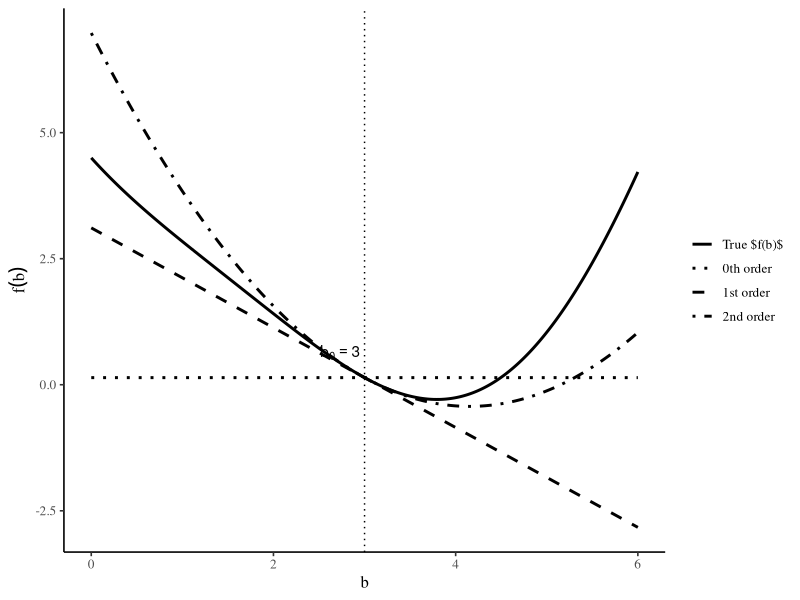

Write R code to recreate this figure.
## ---- chunk 1
#| label: fig-taylor
#| echo: false
#| fig-cap: "Taylor series expansions of a smooth function $f(b)$."
#| fig-width: 6
#| fig-height: 4
#| warning: false

library(ggplot2)

# f derivatives
f  <- function(b) sin(b) + 0.5*(b - 3)^2
f1 <- function(b) cos(b) +       (b - 3)
f2 <- function(b) -sin(b) + 1   

# expand around 3
b0 <- 3

# plotting
b <- seq(0, 6, length.out = 300)

# 4. Build data frame in "long" form
df <- data.frame(
  b = rep(b, 4),
  y = c(
    f(b),                             # true
    rep(f(b0), length(b)),           # 0th order
    f(b0) + f1(b0)*(b - b0),         # 1st order
    f(b0) + f1(b0)*(b - b0) +         # 2nd order
      f2(b0)/2*(b - b0)^2
  ),
  order = factor(
    rep(c("True $f(b)$",
          "0th order",
          "1st order",
          "2nd order"),
        each = length(b)),
    levels = c("True $f(b)$","0th order","1st order","2nd order")
  )
)

# 5. Plot
ggplot(df, aes(b, y, linetype = order)) +
  geom_line(size = 1) +
  scale_linetype_manual(
    values = c("solid", "dotted", "dashed", "dotdash")
  ) +
  geom_vline(xintercept = b0, linetype = "dotted") +
  theme_classic(base_family = "serif", base_size = 12) +
  labs(
    x       = expression(b),
    y       = expression(f(b)),
    linetype = NULL
  ) +
  annotate(
    "text",
    x = b0, y = f(b0) + 0.5,
    label = expression(b[0] == 3),
    parse = TRUE,
    hjust = 1.1
  )
## ---- chunk 2
set.seed(2025)
n <- 100
x <- seq(0, 5, length.out = n)
A_true <- 2; B_true <- 0.5; sigma_true <- 1
y <- A_true * exp(B_true * x) + rnorm(n, 0, sigma_true)

# least squares
nls_fit <- nls(y ~ A * exp(B * x), start = list(A = 1, B = 0.2))
coef_nls <- coef(nls_fit)

# maximum likelihood
loglik <- function(par) {
  A <- par[1]; B <- par[2]
  mu <- A * exp(B * x)
  -sum(dnorm(y, mean = mu, sd = sigma_true, log = TRUE))
}
mle_par <- optim(par = c(A = 1, B = 0.2), fn = loglik)$par

library(knitr)
results <- data.frame(
  Method = c("Nonlinear LS", "MLE"),
  A      = c(coef_nls["A"], mle_par["A"]),
  B      = c(coef_nls["B"], mle_par["B"])
)

kable(
  results,
  caption = "Comparison of Parameter Estimates: Nonlinear Least Squares vs. MLE"
)
